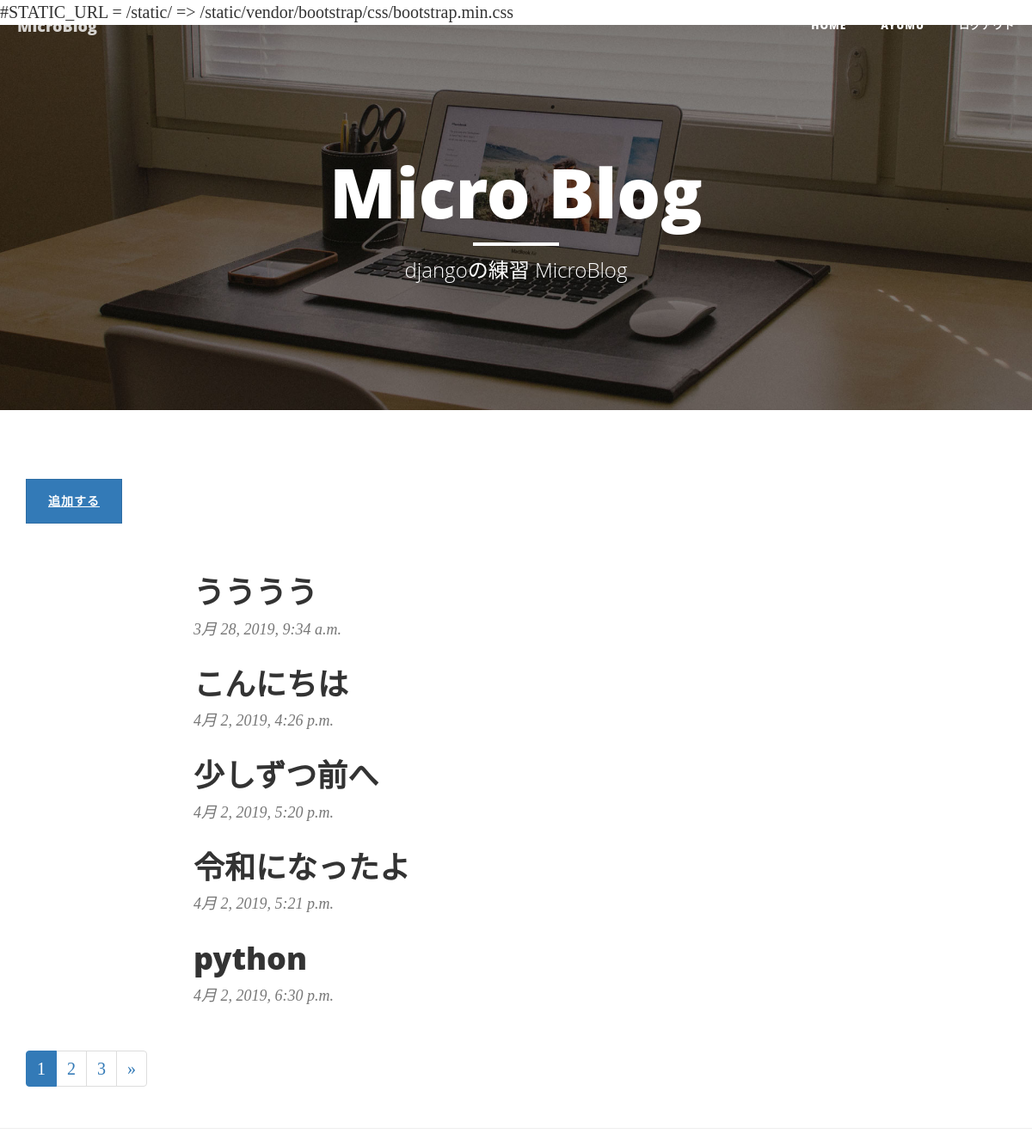
The app's page / (signed in) with its own data.
### blog/models.py (models this page shows)
class Blog(models.Model):
    content = models.CharField(max_length=140)
    posted_date = models.DateTimeField(auto_now_add=True)

### blog/views.py (the view)
# urls.py: path('', BlogListView.as_view(), name='index'),
class BlogListView(ListView):
    model = Blog
    paginate_by = 5
    context_object_name = "blogs"

### blog/templates/blog/blog_list.html (shortened to what this page needs)
{% extends "base.html" %}
{% block body %}
{% if user.is_authenticated %}
      <p><a href="{% url 'create' %}" class="btn btn-primary">追加する</a></p>
{% endif %}
      <div class="row">
           <div class="col-lg-8 col-lg-offset-2 col-md-10 col-md-offset-1">
               {% for blog in blogs %}
                <div class="post-preview">
                    <a href="{% url 'detail' blog.id %}">
                        <h2 class="post-title">
                             {{ blog.content }}
                        </h2>
                    </a>
                    <p class="post-meta">{{ blog.posted_date }}</p>
                 </div>
               {% endfor %}
           </div>
      </div>
<nav aria-label="Page navigation">
    <ul class="pagination">
        {% for page in paginator.page_range %}
        <li{% if page == page_obj.number %} class="active"{% endif %}><a href="?page={{ page }}">{{ page }}</a></li>
        {% endfor %}
        {% if page_obj.has_next %}
        <li>
            <a href="?page={{ page_obj.next_page_number }}" aria-label="Next">
                <span aria-hidden="true">&raquo;</span>
            </a>
        </li>
        {% endif %}
    </ul>
</nav>
{% endblock %}

### blog/templates/navi.html (shortened to what this page needs)
    <nav class="navbar navbar-default navbar-custom navbar-fixed-top">
        <div class="container-fluid">
            <div class="navbar-header page-scroll">
                <a class="navbar-brand" href="{% url 'index' %}">MicroBlog</a>
            </div>
            <div class="collapse navbar-collapse" id="bs-example-navbar-collapse-1">
                <ul class="nav navbar-nav navbar-right">
                    <li>
                        <a href="{% url 'index' %}">Home</a>
                    </li>
                    {% if user.is_authenticated %}
                    <li><a href="#">{{ user.username }}</a></li>
                    <li><a href="{% url 'logout' %}">ログアウト</a> </li>
                    {% else %}
                    <li><a href="{% url 'login' %}">ログイン</a> </li>
                    {% endif %}
                </ul>
            </div>
        </div>
    </nav>

### records on screen
Blog: content "うううう", posted_date "3月 28, 2019, 9:34 a.m."
Blog: content "こんにちは", posted_date "4月 2, 2019, 4:26 p.m."
Blog: content "少しずつ前へ", posted_date "4月 2, 2019, 5:20 p.m."
Blog: content "令和になったよ", posted_date "4月 2, 2019, 5:21 p.m."
Blog: content "python", posted_date "4月 2, 2019, 6:30 p.m."

### other values on screen
{{ user.username }} "AYUMU"
{{ page }} "1" "2" "3"
